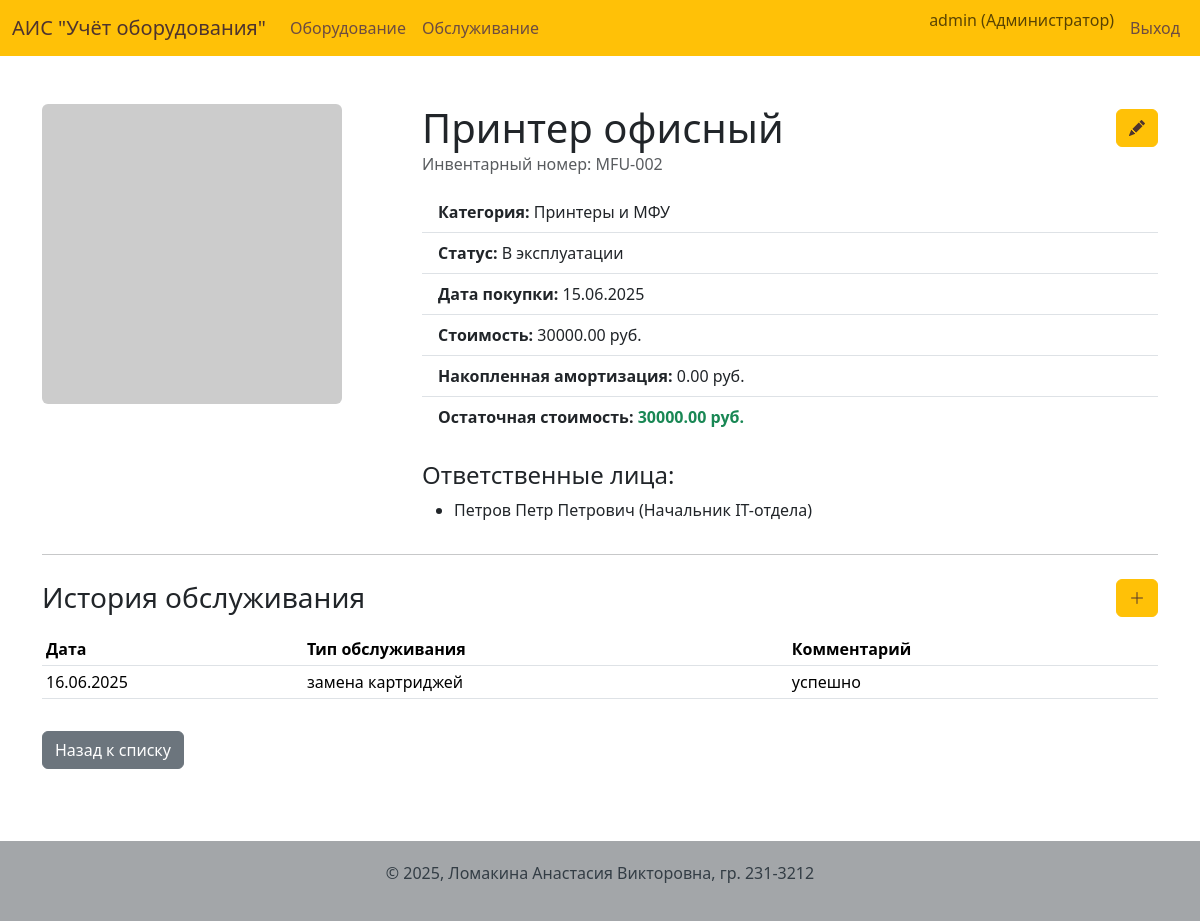
Page /equipment/11 (signed in) on the committed database.
### app/models.py (models this page shows, shortened)
class User(UserMixin, db.Model):
    id = db.Column(db.Integer, primary_key=True)
    username = db.Column(db.String(64), index=True, unique=True, nullable=False)
    password_hash = db.Column(db.String(128))
    role = db.Column(db.String(50), nullable=False, default='Пользователь')
    def is_admin(self):
        return self.role == 'Администратор'

class Equipment(db.Model):
    id = db.Column(db.Integer, primary_key=True)
    name = db.Column(db.String(200), nullable=False)
    inventory_number = db.Column(db.String(100), unique=True, nullable=False)
    purchase_date = db.Column(db.Date, nullable=False, default=date.today)
    cost = db.Column(db.Numeric(10, 2), nullable=False)
    status = db.Column(db.Enum('В эксплуатации', 'На ремонте', 'Списано', name='equipment_status_enum'), nullable=False, default='В эксплуатации')
    notes = db.Column(db.Text)
    category_id = db.Column(db.Integer, db.ForeignKey('category.id'), nullable=False)
    image_id = db.Column(db.Integer, db.ForeignKey('image.id'), nullable=True)
    photo = db.relationship('Image', backref='equipment', uselist=False, lazy=True)
    responsible_persons = db.relationship('ResponsiblePerson', secondary=equipment_responsible_persons, lazy='subquery',
        backref=db.backref('equipments', lazy=True))
    service_history = db.relationship('ServiceHistory', backref='equipment', lazy='dynamic', cascade="all, delete-orphan")
    @property
    def accumulated_depreciation(self):
            months_in_use = relativedelta(date.today(), self.purchase_date).years * 12 + \
                            relativedelta(date.today(), self.purchase_date).months
            useful_life_months = self.category.useful_life
            if months_in_use >= useful_life_months:
                return self.cost
            if useful_life_months == 0:
                return 0
            monthly_depreciation = self.cost / useful_life_months
            return round(months_in_use * monthly_depreciation, 2)
    @property
    def residual_value(self):
            residual = self.cost - self.accumulated_depreciation
            return round(max(0, residual), 2)

class Category(db.Model):
    id = db.Column(db.Integer, primary_key=True)
    name = db.Column(db.String(100), unique=True, nullable=False)
    description = db.Column(db.Text)
    useful_life = db.Column(db.Integer, nullable=False, default=36)
    equipment = db.relationship('Equipment', backref='category', lazy='dynamic')

class ResponsiblePerson(db.Model):
    id = db.Column(db.Integer, primary_key=True)
    full_name = db.Column(db.String(200), nullable=False)
    position = db.Column(db.String(100), nullable=False)
    contact_info = db.Column(db.String(200))

class ServiceHistory(db.Model):
    id = db.Column(db.Integer, primary_key=True)
    service_date = db.Column(db.Date, nullable=False, default=date.today)
    service_type = db.Column(db.String(100), nullable=False)
    notes = db.Column(db.Text, nullable=False)
    equipment_id = db.Column(db.Integer, db.ForeignKey('equipment.id', ondelete='CASCADE'), nullable=False)

### app/routes.py (the view)
@bp.route('/equipment/<int:id>')
@login_required
def equipment_detail(id):
    equipment_item = Equipment.query.get_or_404(id)
    service_history = equipment_item.service_history.order_by(ServiceHistory.service_date.desc()).all()
    return render_template(
        'equipment_detail.html',
        title=f'Детали: {equipment_item.name}',
        equipment=equipment_item,
        history=service_history
    )

### app/models.py (called while the page is built)
@login.user_loader
def load_user(id):
    return User.query.get(int(id))

### app/templates/equipment_detail.html (shortened to what this page needs)
{% extends "base.html" %}
{% block content %}
<div class="row">
    <div class="col-md-4">
        {% if equipment.photo %}
        <img src="{{ url_for('main.uploaded_file', filename=equipment.photo.filename) }}" class="img-fluid rounded" alt="Фото {{ equipment.name }}">
    {% else %}
        <img src="https://via.placeholder.com/300x300.png?text=Нет+фото" class="img-fluid rounded" alt="Фото оборудования">
    {% endif %}
    </div>
    <div class="col-md-8">
        <div class="d-flex justify-content-between align-items-center">
            <h1 class="mb-0">{{ equipment.name }}</h1>
            {% if current_user.is_authenticated and current_user.is_admin() %}
                <a href="{{ url_for('main.edit_equipment', id=equipment.id) }}" class="btn btn-primary" title="Редактировать оборудование"><i class="bi bi-pencil-fill"></i></a>
            {% endif %}
        </div>
        <p class="text-muted">Инвентарный номер: {{ equipment.inventory_number }}</p>
        <ul class="list-group list-group-flush">
            <li class="list-group-item"><strong>Категория:</strong> {{ equipment.category.name }}</li>
            <li class="list-group-item"><strong>Статус:</strong> {{ equipment.status }}</li>
            <li class="list-group-item"><strong>Дата покупки:</strong> {{ equipment.purchase_date.strftime('%d.%m.%Y') }}</li>
            <li class="list-group-item"><strong>Стоимость:</strong> {{ "%.2f"|format(equipment.cost) }} руб.</li>
            <li class="list-group-item"><strong>Накопленная амортизация:</strong> {{ "%.2f"|format(equipment.accumulated_depreciation) }} руб.</li>
            <li class="list-group-item"><strong>Остаточная стоимость:</strong> <strong class="text-success">{{ "%.2f"|format(equipment.residual_value) }} руб.</strong></li>
        </ul>
        <h4 class="mt-4">Ответственные лица:</h4>
        {% if equipment.responsible_persons %}
            <ul>
            {% for person in equipment.responsible_persons %}
                <li>{{ person.full_name }} ({{ person.position }})</li>
            {% endfor %}
            </ul>
        {% else %}
            <p>Не назначены.</p>
        {% endif %}
    </div>
</div>
<hr>
<div class="row mt-4">
    <div class="col">
        <div class="d-flex justify-content-between align-items-center mb-3">
            <h3 class="mb-0">История обслуживания</h3>
            {% if current_user.is_authenticated and (current_user.is_admin() or current_user.is_tech()) %}
                <a href="{{ url_for('main.add_service_record', equipment_id=equipment.id) }}" class="btn btn-primary" title="Добавить запись"><i class="bi bi-plus-lg"></i></a>
            {% endif %}
        </div>
        {% if history %}
        <table class="table table-sm mt-3">
            <thead>
                <tr>
                    <th>Дата</th>
                    <th>Тип обслуживания</th>
                    <th>Комментарий</th>
                </tr>
            </thead>
            <tbody>
                {% for record in history %}
                <tr>
                    <td>{{ record.service_date.strftime('%d.%m.%Y') }}</td>
                    <td>{{ record.service_type }}</td>
                    <td>{{ record.notes }}</td>
                </tr>
                {% endfor %}
            </tbody>
        </table>
        {% else %}
        <p>Записей об обслуживании нет.</p>
        {% endif %}
    </div>
</div>
<a href="{{ url_for('main.index') }}" class="btn btn-secondary mt-3">Назад к списку</a>
{% endblock %}

### app/templates/base.html (shortened to what this page needs)
<!DOCTYPE html>
<html lang="ru">
<head>
    <link rel="stylesheet" href="{{ url_for('static', filename='css/style.css') }}">
    <link href="https://cdn.jsdelivr.net/npm/bootstrap@5.3.2/dist/css/bootstrap.min.css" rel="stylesheet">
</head>
<body>
    <header>
        <nav class="navbar navbar-expand-lg">
            <div class="container-fluid">
                <a class="navbar-brand" href="{{ url_for('main.index') }}" style="color: #4e342e;">АИС "Учёт оборудования"</a>
                <div class="collapse navbar-collapse">
                    <ul class="navbar-nav me-auto mb-2 mb-lg-0">
                        {% if current_user.is_authenticated %}
                        <li class="nav-item">
                            <a class="nav-link" href="{{ url_for('main.index') }}">Оборудование</a>
                        </li>
                        {% endif %}
                        {% if current_user.is_authenticated and (current_user.is_admin() or current_user.is_tech()) %}
                        <li class="nav-item">
                            <a class="nav-link" href="{{ url_for('main.service_list') }}">Обслуживание</a>
                        </li>
                        {% endif %}
                    </ul>
                    <ul class="navbar-nav ms-auto">
                        {% if current_user.is_authenticated %}
                            <li class="nav-item">
                                <span class="navbar-text me-2">
                                    {{ current_user.username }} ({{ current_user.role }})
                                </span>
                            </li>
                            <li class="nav-item">
                                <a class="nav-link" href="{{ url_for('main.logout') }}">Выход</a>
                            </li>
                        {% else %}
                            <li class="nav-item">
                                <a class="nav-link" href="{{ url_for('main.login') }}">Вход</a>
                            </li>
                        {% endif %}
                    </ul>
                </div>
            </div>
        </nav>
    </header>
    <main class="container mt-4">
        {% block content %}{% endblock %}
    </main>
    <footer>
        <div class="container text-center">
            <p>© 2025, Ломакина Анастасия Викторовна, гр. 231-3212</p>
        </div>
    </footer>
    <link rel="stylesheet" href="https://cdn.jsdelivr.net/npm/bootstrap-icons@1.11.1/font/bootstrap-icons.css">
</body>
</html>

### app/static/css/style.css (style rules this page uses)
body { display: flex; flex-direction: column; min-height: 100vh; background-color: #fdfdfd; }
main { flex: 1; padding-top: 1.5rem; padding-bottom: 2rem; }
header .navbar { background-color: #ffc107; }
header .navbar a.nav-link { color: #6d4c41; font-weight: 500; }
footer { background-color: #a3a6a9; padding: 20px 0; margin-top: 40px; color: #333d45; }
.btn-primary { --bs-btn-color: #4e342e !important; --bs-btn-bg: #ffc107 !important; --bs-btn-border-color: #ffc107 !important; --bs-btn-hover-color: #4e342e !important; --bs-btn-hover-bg: #e0a800 !important; --bs-btn-hover-border-color: #e0a800 !important; --bs-btn-active-bg: #e0a800 !important; --bs-btn-active-border-color: #c49400 !important; }

### rows in the picture
User: username "admin", role "Администратор"
Equipment: name "Принтер офисный", inventory_number "MFU-002", status "В эксплуатации", purchase_date "15.06.2025", cost "30000.00", accumulated_depreciation "0.00", residual_value "30000.00"
Category: category.name "Принтеры и МФУ"
ResponsiblePerson: full_name "Петров Петр Петрович", position "Начальник IT-отдела"
ServiceHistory: service_date "16.06.2025", service_type "замена картриджей", notes "успешно"
